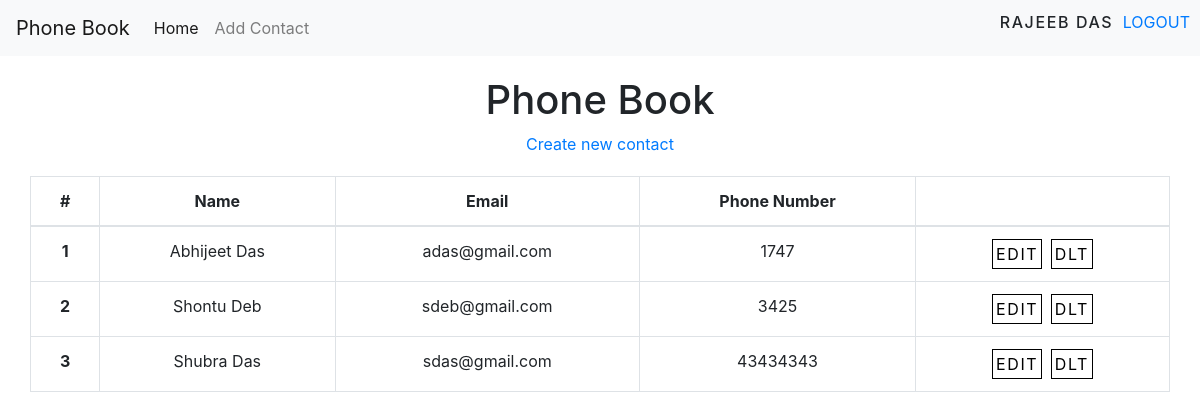
Screenshot of / (signed in) with the database file from the repository.
### phonebook/models.py (models this page shows)
class ContactList(models.Model):
    id = models.AutoField(primary_key=True)
    user = models.ForeignKey(User, on_delete=models.CASCADE)
    contactName = models.CharField(max_length=64)
    contactEmail = models.EmailField()
    contactNumber = models.IntegerField()

### phonebook/views.py (the view)
# urls.py: path('', views.home, name='home'),
def home(request):
    if request.user.is_authenticated:
        d = ContactList.objects.filter(user=request.user).order_by('contactName')
        return render(request, 'phonebook/home.html', {
            'datas': d
        })
    return render(request, 'phonebook/login.html')

### phonebook/templates/phonebook/home.html (shortened to what this page needs)
{% extends 'phonebook/layout.html' %}
{% block body %}
<div id="main">
    <div class="logout">
        <span>{{ request.user.first_name }} {{ request.user.last_name }}</span>
        <a href="{% url 'phonebook:logout' %}">logout</a>
    </div>
    <div class="main-top">
        <h1>Phone Book</h1>
        <a href="{% url 'phonebook:add_contact' %}">Create new contact</a>
    </div>
    <div class="main-bottom">
        <table class="table table-bordered">
            <thead>
                <tr>
                    <th scope="col">#</th>
                    <th scope="col">Name</th>
                    <th scope="col">Email</th>
                    <th scope="col">Phone Number</th>
                    <th scope="col"></th>
                </tr>
            </thead>
            <tbody>
                {% for data in datas %}
                <tr>
                    <th scope="row">{{ forloop.counter }}</th>
                    <td>{{ data.contactName }}</td>
                    <td>{{ data.contactEmail }}</td>
                    <td>{{ data.contactNumber}}</td>
                    <td><a href="{% url 'phonebook:edit_contact' data.id %}" class="cta">Edit</a> <a href="{% url 'phonebook:delete_contact' data.id %}" class="cta">Dlt</a></td>
                </tr>
                {% empty %}
                <p>Contact List is Empty.</p>
                {% endfor %}
            </tbody>
        </table>
    </div>
</div>
{% endblock %}

### phonebook/templates/phonebook/layout.html (shortened to what this page needs)
{% load static %}
<!DOCTYPE html>
<html lang="en">
<head>
    <link rel="stylesheet" href="{% static 'phonebook/css/styles.css' %}">
    <link rel="stylesheet" href="{% static 'phonebook/css/bootstrap.css' %}">
</head>
<body>
    {% include 'phonebook/navbar.html' %}
    {% block body %}
    {% endblock %}
</body>
</html>

### phonebook/templates/phonebook/navbar.html (shortened to what this page needs)
<div id="navbar">
    <nav class="navbar navbar-expand-lg navbar-light bg-light">
        <a class="navbar-brand" href="{% url 'phonebook:home' %}">Phone Book</a>
        <div class="collapse navbar-collapse" id="navbarNav">
            <ul class="navbar-nav">
                <li class="nav-item active">
                    <a class="nav-link" href="{% url 'phonebook:home' %}">Home <span class="sr-only">(current)</span></a>
                </li>
                <li class="nav-item">
                    <a class="nav-link" href="{% url 'phonebook:add_contact' %}">Add Contact</a>
                </li>
            </ul>
        </div>
    </nav>
</div>

### phonebook/static/phonebook/css/styles.css (style rules this page uses)
.cta { display: inline-block; padding: 2px 3px; color: black; background-color: transparent; border: 1px solid black; font-size: 1rem; text-transform: uppercase; letter-spacing: .1rem; margin: 0 2px; transition: .3s ease; transition-property: background-color, color; }

### phonebook/templates/phonebook/home.html (style rules this page uses)
.logout { top: 0; right: 0; position: absolute; text-transform: uppercase; margin: 10px; }
.logout span { font-weight: 500; letter-spacing: 0.1rem; margin-right: 5px; }
#main .main-top { text-align: center; margin: 20px; }
#main .main-bottom { width: 95%; margin: 0 auto; }
#main .main-bottom tr th, td { text-align: center; }

### rows the page displays
ContactList: contactName "Abhijeet Das", contactEmail "adas@gmail.com", contactNumber "1747"
ContactList: contactName "Shontu Deb", contactEmail "sdeb@gmail.com", contactNumber "3425"
ContactList: contactName "Shubra Das", contactEmail "sdas@gmail.com", contactNumber "43434343"

### other values shown
{{ request.user.first_name }} "RAJEEB"
{{ request.user.last_name }} "DAS"
